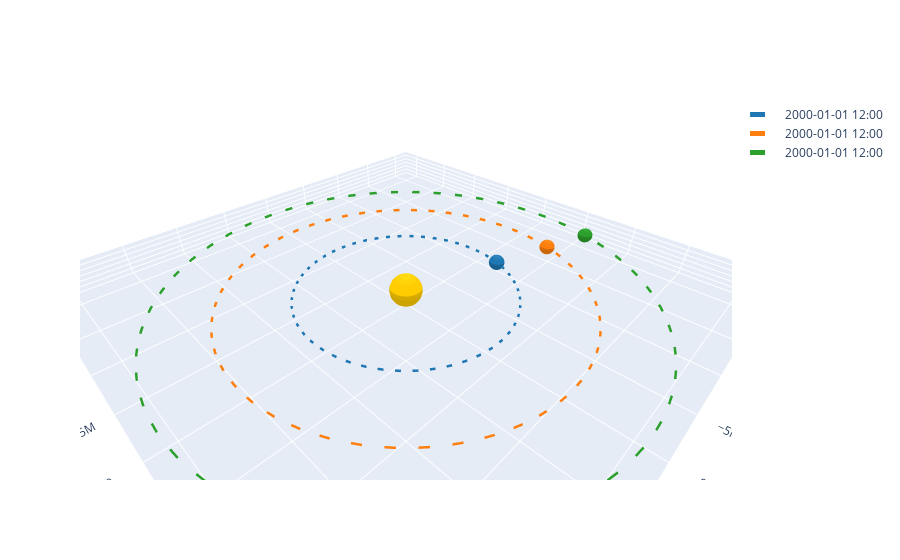

The notebook cell this image was saved under:
### Code cell
# imports
import matplotlib.pyplot as plt
%matplotlib inline
import numpy as np
import random 
import pandas as pd
from random import sample
import rebound

import poliastro
from poliastro.twobody import Orbit
from poliastro.plotting import OrbitPlotter3D
from astropy import units as u
from poliastro.bodies import Sun
op = OrbitPlotter3D()

# Setting up dataframe
exoplanetdata = pd.read_csv('dataexoplanet.csv', skiprows = 18) 
exoplanetdata['st_lum'] = exoplanetdata['st_lum'].fillna(0) # Changing nan to 0 for eaiser indexing
exoplanetdata['pl_orbsmax'] = exoplanetdata['pl_orbsmax'].fillna(0) # Changing nan to 0 for eaiser indexing
exoplanetdata['pl_radj'] = exoplanetdata['pl_radj'].fillna(0.25) # Changing nan to 0 for eaiser indexing
exoplanetdata['st_rad'] = exoplanetdata['st_rad'].fillna(1) # Changing nan to 1 for eaiser indexing
exoplanetdata['st_teff'] = exoplanetdata['st_teff'].fillna(4920) # Changing nan to 4920 K for eaiser indexing
exoplanetdata['pl_orbper'] = exoplanetdata['pl_orbper'].fillna(50) # Changing nan to 50 days for eaiser indexing
exoplanetdata['pl_orbeccen'] = exoplanetdata['pl_orbeccen'].fillna(0) # Changing nan to 0 for eaiser indexing
exoplanetdata['st_mass'] = exoplanetdata['st_mass'].fillna(1) # Changing nan to 0 for eaiser indexing
exoplanetdata['pl_bmassj'] = exoplanetdata['pl_bmassj'].fillna(0.5) # Changing nan to 0 for eaiser indexing
exoplanetdata = exoplanetdata.set_index('pl_hostname') 

class generator():
    '''This class is designed to generate the habitable zones diagram for each star system'''

    def __init__(self):
        '''Initializing object by star name'''
        Star_name = exoplanetdata.sample(1)
        Star_name = Star_name.index[0]
        self.Kepler_star_data = exoplanetdata.loc[[Star_name]]
        self.Star_name = Star_name
    
    def analysis(self):
                
        # Star Luminosity - Better way to do this??/ maybe not with current dataframe
        # if originally no exact luminosity is presented in data seat, we can make a good estimate with L = R^2*T^4
        Star_Luminosity = []

        if self.Kepler_star_data['st_lum'].iloc[0] == 0: 
            Star_Luminosity.append((self.Kepler_star_data['st_rad'].iloc[0]**2)*((self.Kepler_star_data['st_teff'].iloc[0]/5778)**4))

        else:
            Star_Luminosity.append(10**(self.Kepler_star_data['st_lum'].iloc[0])) 

        Star_Luminosity = str(Star_Luminosity)
        Star_Luminosity =  Star_Luminosity.strip('[').strip(']')
        Star_Luminosity = round(float(Star_Luminosity),3)
        #print(self.Star_name,'has a luminosity of',Star_Luminosity, 'Solar units')
        
        self.Star_Luminosity = Star_Luminosity

        # star size (plot units; to show relative size of stars)
        Star_size = []

        if self.Kepler_star_data['st_rad'].iloc[0] >= 0 and self.Kepler_star_data['st_rad'].iloc[0] <= 1:
            Star_size.append(0.05)
        elif self.Kepler_star_data['st_rad'].iloc[0] > 1 and self.Kepler_star_data['st_rad'].iloc[0] <= 2:
            Star_size.append(0.15)
        elif self.Kepler_star_data['st_rad'].iloc[0] > 2 and self.Kepler_star_data['st_rad'].iloc[0] <= 5:
            Star_size.append(0.25)
        elif self.Kepler_star_data['st_rad'].iloc[0] > 5 and self.Kepler_star_data['st_rad'].iloc[0] <= 10:
            Star_size.append(0.35)
        elif self.Kepler_star_data['st_rad'].iloc[0] > 10:
            Star_size.append(0.45)

        Star_size = str(Star_size)
        Star_size =  Star_size.strip('[').strip(']')
        Star_size = float(Star_size)
        #print('Star size is', self.Kepler_star_data['st_rad'].iloc[0],'Solar units')
        #print('Star size is',Star_size,'map units')
        self.Star_size = Star_size
        
        # Number of exoplanets - not needed for now
        number_exo = self.Kepler_star_data['pl_pnum'].iloc[0]

        # Exoplanet's semi-major axes
        planet_axes_list = []
        for i in range(len(self.Kepler_star_data['pl_orbsmax'])):
            if self.Kepler_star_data['pl_orbsmax'].iloc[i] == 0:
                axis = (((((self.Kepler_star_data['pl_orbper'].iloc[i]*86400)**2)*(6.67E-11)*(self.Kepler_star_data['st_mass'].iloc[i]*2E+30 + self.Kepler_star_data['pl_bmassj'].iloc[i]*1.898E+27))/(4*np.pi**2))**(1/3))/1.496E+11
                planet_axes_list.append(round(axis,3)) 

            else:
                planet_axes_list.append(round(self.Kepler_star_data['pl_orbsmax'].iloc[i],3))
        planet_axes_list = sorted(planet_axes_list, key = lambda x:float(x))
        
        self.planet_axes_list = planet_axes_list


        # Habitable zone function
        # Limits 0.9 and 1.5 are sourced from britannica.com (https://www.britannica.com/science/habitable-zone)
        def habit_zone(L):
            # L input is given star's luminosity (in Solar units)
            Lsun = 1.0 # Luminosity of Sun (in Solar units)
            d_inner = round(0.9*(np.sqrt(L/Lsun)),3)
            #print('Inner limit is',d_inner,'AU')
            d_outer = round(1.5*(np.sqrt(L/Lsun)),3)
            #print('Outer limit is',d_outer,'AU')

            return d_inner, d_outer    
        
        inner_limit = habit_zone(self.Star_Luminosity)[0]
        outer_limit = habit_zone(self.Star_Luminosity)[1]
        
        self.inner_limit = inner_limit
        self.outer_limit = outer_limit
        #print('The inner limit is',inner_limit,' AU; the outer limit is', outer_limit, 'AU')

        # Creating data labels
        planet_index = ['b','c','d','e','f','g','h','i','j','k']
        planet_index_rows = []
        for i in range(len(planet_axes_list)):
            index = self.Star_name + planet_index[i]
            planet_index_rows.append(index)
        
        self.planet_index_rows = planet_index_rows
        # Eccentricity
        Eccen = []
        for i in range(len(planet_axes_list)):
            Eccen.append(self.Kepler_star_data['pl_orbeccen'].iloc[i])
        
        self.Eccen = Eccen
        
        #print('The eccentricity of the orbits:', Eccen)

        semi_minor = []
        for i in range(len(planet_axes_list)):
            semi_minor.append(round(planet_axes_list[i]*np.sqrt(1-Eccen[i]),3))
        
        self.semi_minor = semi_minor
        
        Planet_temp = []
        A = 0.3 # albedo
        for i in planet_axes_list:
            planet_temp = self.Kepler_star_data['st_teff'].iloc[0]*((self.Kepler_star_data['st_rad'].iloc[0]/(2*i*215.032))**(1/2)*(1-A)**(1/4))
            Planet_temp.append(round(planet_temp,2))
        
        self.Planet_temp = Planet_temp
        
        # If planet is within 0 and 100 Celsius and within the 'green' zone
        
        Yes_No_list = []
        for i in range(len(Planet_temp)):
            if Planet_temp[i] >= 273 and Planet_temp[i] <= 373 and planet_axes_list[i] >= inner_limit and planet_axes_list[i] <= outer_limit:
                Yes = 'Yes'
                Yes_No_list.append(Yes)
            elif Planet_temp[i] >= 200 and Planet_temp[i] <=450 and planet_axes_list[i] >= inner_limit and planet_axes_list[i] <= outer_limit:
                Maybe = 'Likely'
                Yes_No_list.append(Maybe)
            else:
                No = 'No'
                Yes_No_list.append(No)
        
        self.Yes_No_list = Yes_No_list
        
        Yes_No_list_Zone = []
        for i in range(len(planet_axes_list)):
            if planet_axes_list[i] >= inner_limit and planet_axes_list[i] <= outer_limit:
                Yes = 'Yes'
                Yes_No_list_Zone.append(Yes)
            elif planet_axes_list[i] <= inner_limit or planet_axes_list[i] >= outer_limit:
                No = 'No'
                Yes_No_list_Zone.append(No)
        
        self.Yes_No_list_Zone = Yes_No_list_Zone
        
        Jupiter_list = []
        for i in range(len(planet_axes_list)):
            if self.Kepler_star_data['pl_radj'].iloc[i] < 0.5:
                Smaller = 'Smaller'
                Jupiter_list.append(Smaller)
            elif self.Kepler_star_data['pl_radj'].iloc[i] >= 0.5 and self.Kepler_star_data['pl_radj'].iloc[i] < 1.5:
                Yes = 'Yes'
                Jupiter_list.append(Yes)
            elif self.Kepler_star_data['pl_radj'].iloc[i] >= 1.5:
                Larger = 'Larger'
                Jupiter_list.append(Larger)
        
        self.Jupiter_list = Jupiter_list
    
        
    def plotting(self):
                
        
        # ZONE HABITABILITY (Blue, Green, Red)

        theta = np.linspace(0., 2.*np.pi, 100, endpoint=True) # For circle

        x_red = self.inner_limit*np.cos(theta) # Red zone
        y_red = self.inner_limit*np.sin(theta)

        x_green = self.outer_limit*np.cos(theta) # Green zone
        y_green = self.outer_limit*np.sin(theta)

        x_blue = (self.outer_limit+0.5)*np.cos(theta) # Blue zone
        y_blue = (self.outer_limit+0.5)*np.sin(theta) 

        xsun = (self.Star_size)*np.cos(theta) # Sun 
        ysun = (self.Star_size)*np.sin(theta)

        # PLOTTING
        a = 1.523679 * u.AU
        ecc = 0.093315 * u.one
        inc = 0 * u.deg
        raan = 49.562 * u.deg
        argp = 90 * u.deg
        nu = 23.33 * u.deg

        body = poliastro.bodies.Body(parent = Sun, name = 'Star',k = 1 * u.km**3 / u.s**2, R = 1*self.Kepler_star_data['st_rad'].iloc[0])
        ThreeD_orbit = []
        for i in range(len(self.planet_axes_list)):
            ThreeD_orbit.append(Orbit.from_classical(Sun, a = self.planet_axes_list[i]*u.AU, ecc = self.Eccen[i]*u.one, inc = 0*u.deg, raan = 49.562 * u.deg, argp = 90 * u.deg, nu = 23.33 * u.deg))

    
        for i in ThreeD_orbit:
    
            plot3D = op.plot(i)
        display(plot3D)


        #print('The exoplanets inlcude', self.planet_index_rows)
        #Habitability = pd.DataFrame(data = list(zip(self.Planet_temp,self.Jupiter_list,self.Yes_No_list_Zone,self.Yes_No_list)),index = self.planet_index_rows, columns = ['Surface Temperature (K)','Jupyter-like?', 'Within Habitable Zone?','Habitable?'])



        
        #display(Habitability)

    
# ------------------------------------------------------------------------------------------------------------------



# example
example = generator()
example.analysis()
example.plotting()

### Figure 1 — Plotly figure (JSON) as saved in the notebook; plotly's stock layout.template omitted (floating-point values rounded to 4 significant figures; data arrays with more than 128 entries replaced by an {"elided": "..."} marker saying what was removed)
{"data": [{"line": {"color": "rgb(31, 119, 180)", "dash": "dash", "width": 5}, "mode": "lines", "name": "2000-01-01 12:00", "type": "scatter3d", "x": [-9151000.0, -9311000.0, -9434000.0, -9518000.0, -9565000.0, -9573000.0, -9542000.0, -9473000.0, -9366000.0, -9221000.0, -9039000.0, -8820000.0, -8566000.0, -8278000.0, -7956000.0, -7602000.0, -7218000.0, -6804000.0, -6363000.0, -5897000.0, -5406000.0, -4894000.0, -4363000.0, -3813000.0, -3249000.0, -2671000.0, -2082000.0, -1486000.0, -882700.0, -276300.0, 331300.0, 937500.0, 1540000.0, 2136000.0, 2724000.0, 3300000.0, 3864000.0, 4412000.0, 4942000.0, 5452000.0, 5940000.0, 6404000.0, 6843000.0, 7254000.0, 7635000.0, 7986000.0, 8305000.0, 8591000.0, 8841000.0, 9057000.0, 9235000.0, 9377000.0, 9481000.0, 9546000.0, 9573000.0, 9562000.0, 9512000.0, 9424000.0, 9298000.0, 9134000.0, 8934000.0, 8698000.0, 8426000.0, 8121000.0, 7783000.0, 7414000.0, 7014000.0, 6587000.0, 6133000.0, 5654000.0, 5153000.0, 4631000.0, 4090000.0, 3533000.0, 2961000.0, 2378000.0, 1785000.0, 1185000.0, 579800.0, -27530.0, -634700.0, -1239000.0, -1839000.0, -2431000.0, -3014000.0, -3584000.0, -4140000.0, -4679000.0, -5199000.0, -5699000.0, -6175000.0, -6627000.0, -7052000.0, -7448000.0, -7815000.0, -8150000.0, -8452000.0, -8720000.0, -8954000.0, -9151000.0], "y": [2816000.0, 2230000.0, 1635000.0, 1034000.0, 428100.0, -179400.0, -786200.0, -1390000.0, -1988000.0, -2578000.0, -3157000.0, -3724000.0, -4276000.0, -4811000.0, -5326000.0, -5820000.0, -6291000.0, -6736000.0, -7154000.0, -7543000.0, -7902000.0, -8229000.0, -8523000.0, -8782000.0, -9006000.0, -9194000.0, -9345000.0, -9458000.0, -9533000.0, -9570000.0, -9569000.0, -9528000.0, -9450000.0, -9333000.0, -9179000.0, -8987000.0, -8760000.0, -8497000.0, -8200000.0, -7870000.0, -7509000.0, -7117000.0, -6696000.0, -6249000.0, -5776000.0, -5280000.0, -4763000.0, -4227000.0, -3674000.0, -3105000.0, -2525000.0, -1934000.0, -1335000.0, -731300.0, -124400.0, 483100.0, 1089000.0, 1690000.0, 2284000.0, 2869000.0, 3443000.0, 4002000.0, 4546000.0, 5071000.0, 5576000.0, 6058000.0, 6516000.0, 6948000.0, 7352000.0, 7726000.0, 8069000.0, 8380000.0, 8657000.0, 8899000.0, 9105000.0, 9274000.0, 9406000.0, 9501000.0, 9557000.0, 9574000.0, 9553000.0, 9494000.0, 9396000.0, 9260000.0, 9088000.0, 8878000.0, 8633000.0, 8353000.0, 8039000.0, 7694000.0, 7317000.0, 6910000.0, 6476000.0, 6016000.0, 5531000.0, 5024000.0, 4497000.0, 3952000.0, 3391000.0, 2816000.0], "z": [0, 0, 0, 0, 0, 0, 0, 0, 0, 0, 0, 0, 0, 0, 0, 0, 0, 0, 0, 0, 0, 0, 0, 0, 0, 0, 0, 0, 0, 0, 0, 0, 0, 0, 0, 0, 0, 0, 0, 0, 0, 0, 0, 0, 0, 0, 0, 0, 0, 0, 0, 0, 0, 0, 0, 0, 0, 0, 0, 0, 0, 0, 0, 0, 0, 0, 0, 0, 0, 0, 0, 0, 0, 0, 0, 0, 0, 0, 0, 0, 0, 0, 0, 0, 0, 0, 0, 0, 0, 0, 0, 0, 0, 0, 0, 0, 0, 0, 0, 0]}, {"cauto": false, "cmax": 1, "cmin": 1, "colorscale": [[0, "#ffcc00"], [1, "#ffcc00"]], "name": "Sun", "showscale": false, "type": "surface", "x": {"elided": "20x20 float values"}, "y": {"elided": "20x20 float values"}, "z": {"elided": "20x20 float values"}}, {"cauto": false, "cmax": 1, "cmin": 1, "colorscale": [[0, "rgb(31, 119, 180)"], [1, "rgb(31, 119, 180)"]], "name": "2000-01-01 12:00", "showscale": false, "type": "surface", "x": {"elided": "20x20 float values"}, "y": {"elided": "20x20 float values"}, "z": {"elided": "20x20 float values"}}, {"cauto": false, "cmax": 1, "cmin": 1, "colorscale": [[0, "#ffcc00"], [1, "#ffcc00"]], "name": "Sun", "showscale": false, "type": "surface", "x": {"elided": "20x20 float values"}, "y": {"elided": "20x20 float values"}, "z": {"elided": "20x20 float values"}}, {"line": {"color": "rgb(255, 127, 14)", "dash": "dash", "width": 5}, "mode": "lines", "name": "2000-01-01 12:00", "type": "scatter3d", "x": [-15010000.0, -15280000.0, -15480000.0, -15620000.0, -15690000.0, -15710000.0, -15650000.0, -15540000.0, -15370000.0, -15130000.0, -14830000.0, -14470000.0, -14050000.0, -13580000.0, -13050000.0, -12470000.0, -11840000.0, -11160000.0, -10440000.0, -9674000.0, -8870000.0, -8030000.0, -7158000.0, -6256000.0, -5330000.0, -4382000.0, -3417000.0, -2437000.0, -1448000.0, -453200.0, 543500.0, 1538000.0, 2526000.0, 3505000.0, 4469000.0, 5415000.0, 6339000.0, 7238000.0, 8107000.0, 8944000.0, 9745000.0, 10510000.0, 11230000.0, 11900000.0, 12530000.0, 13100000.0, 13630000.0, 14090000.0, 14510000.0, 14860000.0, 15150000.0, 15380000.0, 15550000.0, 15660000.0, 15710000.0, 15690000.0, 15610000.0, 15460000.0, 15250000.0, 14990000.0, 14660000.0, 14270000.0, 13820000.0, 13320000.0, 12770000.0, 12160000.0, 11510000.0, 10810000.0, 10060000.0, 9277000.0, 8454000.0, 7598000.0, 6710000.0, 5796000.0, 4858000.0, 3901000.0, 2928000.0, 1944000.0, 951200.0, -45160.0, -1041000.0, -2033000.0, -3017000.0, -3989000.0, -4944000.0, -5880000.0, -6792000.0, -7677000.0, -8530000.0, -9350000.0, -10130000.0, -10870000.0, -11570000.0, -12220000.0, -12820000.0, -13370000.0, -13870000.0, -14310000.0, -14690000.0, -15010000.0], "y": [4621000.0, 3659000.0, 2683000.0, 1696000.0, 702300.0, -294400.0, -1290000.0, -2280000.0, -3261000.0, -4229000.0, -5180000.0, -6110000.0, -7016000.0, -7893000.0, -8738000.0, -9549000.0, -10320000.0, -11050000.0, -11740000.0, -12380000.0, -12960000.0, -13500000.0, -13980000.0, -14410000.0, -14780000.0, -15080000.0, -15330000.0, -15520000.0, -15640000.0, -15700000.0, -15700000.0, -15630000.0, -15500000.0, -15310000.0, -15060000.0, -14740000.0, -14370000.0, -13940000.0, -13450000.0, -12910000.0, -12320000.0, -11680000.0, -10990000.0, -10250000.0, -9477000.0, -8663000.0, -7815000.0, -6935000.0, -6027000.0, -5095000.0, -4142000.0, -3173000.0, -2191000.0, -1200000.0, -204100.0, 792500.0, 1786000.0, 2772000.0, 3747000.0, 4707000.0, 5648000.0, 6566000.0, 7458000.0, 8320000.0, 9148000.0, 9940000.0, 10690000.0, 11400000.0, 12060000.0, 12680000.0, 13240000.0, 13750000.0, 14200000.0, 14600000.0, 14940000.0, 15220000.0, 15430000.0, 15590000.0, 15680000.0, 15710000.0, 15670000.0, 15580000.0, 15420000.0, 15190000.0, 14910000.0, 14570000.0, 14160000.0, 13700000.0, 13190000.0, 12620000.0, 12000000.0, 11340000.0, 10620000.0, 9869000.0, 9075000.0, 8243000.0, 7378000.0, 6484000.0, 5564000.0, 4621000.0], "z": [0, 0, 0, 0, 0, 0, 0, 0, 0, 0, 0, 0, 0, 0, 0, 0, 0, 0, 0, 0, 0, 0, 0, 0, 0, 0, 0, 0, 0, 0, 0, 0, 0, 0, 0, 0, 0, 0, 0, 0, 0, 0, 0, 0, 0, 0, 0, 0, 0, 0, 0, 0, 0, 0, 0, 0, 0, 0, 0, 0, 0, 0, 0, 0, 0, 0, 0, 0, 0, 0, 0, 0, 0, 0, 0, 0, 0, 0, 0, 0, 0, 0, 0, 0, 0, 0, 0, 0, 0, 0, 0, 0, 0, 0, 0, 0, 0, 0, 0, 0]}, {"cauto": false, "cmax": 1, "cmin": 1, "colorscale": [[0, "#ffcc00"], [1, "#ffcc00"]], "name": "Sun", "showscale": false, "type": "surface", "x": {"elided": "20x20 float values"}, "y": {"elided": "20x20 float values"}, "z": {"elided": "20x20 float values"}}, {"cauto": false, "cmax": 1, "cmin": 1, "colorscale": [[0, "rgb(255, 127, 14)"], [1, "rgb(255, 127, 14)"]], "name": "2000-01-01 12:00", "showscale": false, "type": "surface", "x": {"elided": "20x20 float values"}, "y": {"elided": "20x20 float values"}, "z": {"elided": "20x20 float values"}}, {"cauto": false, "cmax": 1, "cmin": 1, "colorscale": [[0, "#ffcc00"], [1, "#ffcc00"]], "name": "Sun", "showscale": false, "type": "surface", "x": {"elided": "20x20 float values"}, "y": {"elided": "20x20 float values"}, "z": {"elided": "20x20 float values"}}, {"line": {"color": "rgb(44, 160, 44)", "dash": "dash", "width": 5}, "mode": "lines", "name": "2000-01-01 12:00", "type": "scatter3d", "x": [-19870000.0, -20220000.0, -20490000.0, -20670000.0, -20770000.0, -20790000.0, -20720000.0, -20570000.0, -20340000.0, -20030000.0, -19630000.0, -19160000.0, -18600000.0, -17980000.0, -17280000.0, -16510000.0, -15680000.0, -14780000.0, -13820000.0, -12810000.0, -11740000.0, -10630000.0, -9475000.0, -8282000.0, -7056000.0, -5801000.0, -4523000.0, -3226000.0, -1917000.0, -600000.0, 719500.0, 2036000.0, 3345000.0, 4639000.0, 5916000.0, 7168000.0, 8392000.0, 9582000.0, 10730000.0, 11840000.0, 12900000.0, 13910000.0, 14860000.0, 15750000.0, 16580000.0, 17350000.0, 18040000.0, 18660000.0, 19200000.0, 19670000.0, 20060000.0, 20370000.0, 20590000.0, 20730000.0, 20790000.0, 20770000.0, 20660000.0, 20470000.0, 20190000.0, 19840000.0, 19400000.0, 18890000.0, 18300000.0, 17640000.0, 16900000.0, 16100000.0, 15230000.0, 14310000.0, 13320000.0, 12280000.0, 11190000.0, 10060000.0, 8883000.0, 7673000.0, 6432000.0, 5165000.0, 3877000.0, 2573000.0, 1259000.0, -59780.0, -1379000.0, -2692000.0, -3994000.0, -5280000.0, -6545000.0, -7784000.0, -8991000.0, -10160000.0, -11290000.0, -12380000.0, -13410000.0, -14390000.0, -15320000.0, -16180000.0, -16970000.0, -17700000.0, -18360000.0, -18940000.0, -19450000.0, -19870000.0], "y": [6117000.0, 4844000.0, 3552000.0, 2245000.0, 929700.0, -389700.0, -1708000.0, -3018000.0, -4317000.0, -5599000.0, -6858000.0, -8089000.0, -9287000.0, -10450000.0, -11570000.0, -12640000.0, -13660000.0, -14630000.0, -15540000.0, -16380000.0, -17160000.0, -17870000.0, -18510000.0, -19070000.0, -19560000.0, -19970000.0, -20300000.0, -20540000.0, -20710000.0, -20790000.0, -20780000.0, -20690000.0, -20520000.0, -20270000.0, -19930000.0, -19520000.0, -19030000.0, -18460000.0, -17810000.0, -17090000.0, -16310000.0, -15460000.0, -14540000.0, -13570000.0, -12550000.0, -11470000.0, -10350000.0, -9180000.0, -7979000.0, -6745000.0, -5483000.0, -4200000.0, -2900000.0, -1588000.0, -270100.0, 1049000.0, 2364000.0, 3670000.0, 4960000.0, 6231000.0, 7477000.0, 8693000.0, 9873000.0, 11010000.0, 12110000.0, 13160000.0, 14150000.0, 15090000.0, 15970000.0, 16780000.0, 17530000.0, 18200000.0, 18800000.0, 19330000.0, 19770000.0, 20140000.0, 20430000.0, 20630000.0, 20760000.0, 20790000.0, 20750000.0, 20620000.0, 20410000.0, 20110000.0, 19740000.0, 19280000.0, 18750000.0, 18140000.0, 17460000.0, 16710000.0, 15890000.0, 15010000.0, 14070000.0, 13070000.0, 12010000.0, 10910000.0, 9768000.0, 8584000.0, 7365000.0, 6117000.0], "z": [0, 0, 0, 0, 0, 0, 0, 0, 0, 0, 0, 0, 0, 0, 0, 0, 0, 0, 0, 0, 0, 0, 0, 0, 0, 0, 0, 0, 0, 0, 0, 0, 0, 0, 0, 0, 0, 0, 0, 0, 0, 0, 0, 0, 0, 0, 0, 0, 0, 0, 0, 0, 0, 0, 0, 0, 0, 0, 0, 0, 0, 0, 0, 0, 0, 0, 0, 0, 0, 0, 0, 0, 0, 0, 0, 0, 0, 0, 0, 0, 0, 0, 0, 0, 0, 0, 0, 0, 0, 0, 0, 0, 0, 0, 0, 0, 0, 0, 0, 0]}, {"cauto": false, "cmax": 1, "cmin": 1, "colorscale": [[0, "#ffcc00"], [1, "#ffcc00"]], "name": "Sun", "showscale": false, "type": "surface", "x": {"elided": "20x20 float values"}, "y": {"elided": "20x20 float values"}, "z": {"elided": "20x20 float values"}}, {"cauto": false, "cmax": 1, "cmin": 1, "colorscale": [[0, "rgb(44, 160, 44)"], [1, "rgb(44, 160, 44)"]], "name": "2000-01-01 12:00", "showscale": false, "type": "surface", "x": {"elided": "20x20 float values"}, "y": {"elided": "20x20 float values"}, "z": {"elided": "20x20 float values"}}, {"cauto": false, "cmax": 1, "cmin": 1, "colorscale": [[0, "#ffcc00"], [1, "#ffcc00"]], "name": "Sun", "showscale": false, "type": "surface", "x": {"elided": "20x20 float values"}, "y": {"elided": "20x20 float values"}, "z": {"elided": "20x20 float values"}}], "layout": {"autosize": true, "scene": {"aspectmode": "data", "xaxis": {"title": {"text": "x (km)"}}, "yaxis": {"title": {"text": "y (km)"}}, "zaxis": {"title": {"text": "z (km)"}}}}}
